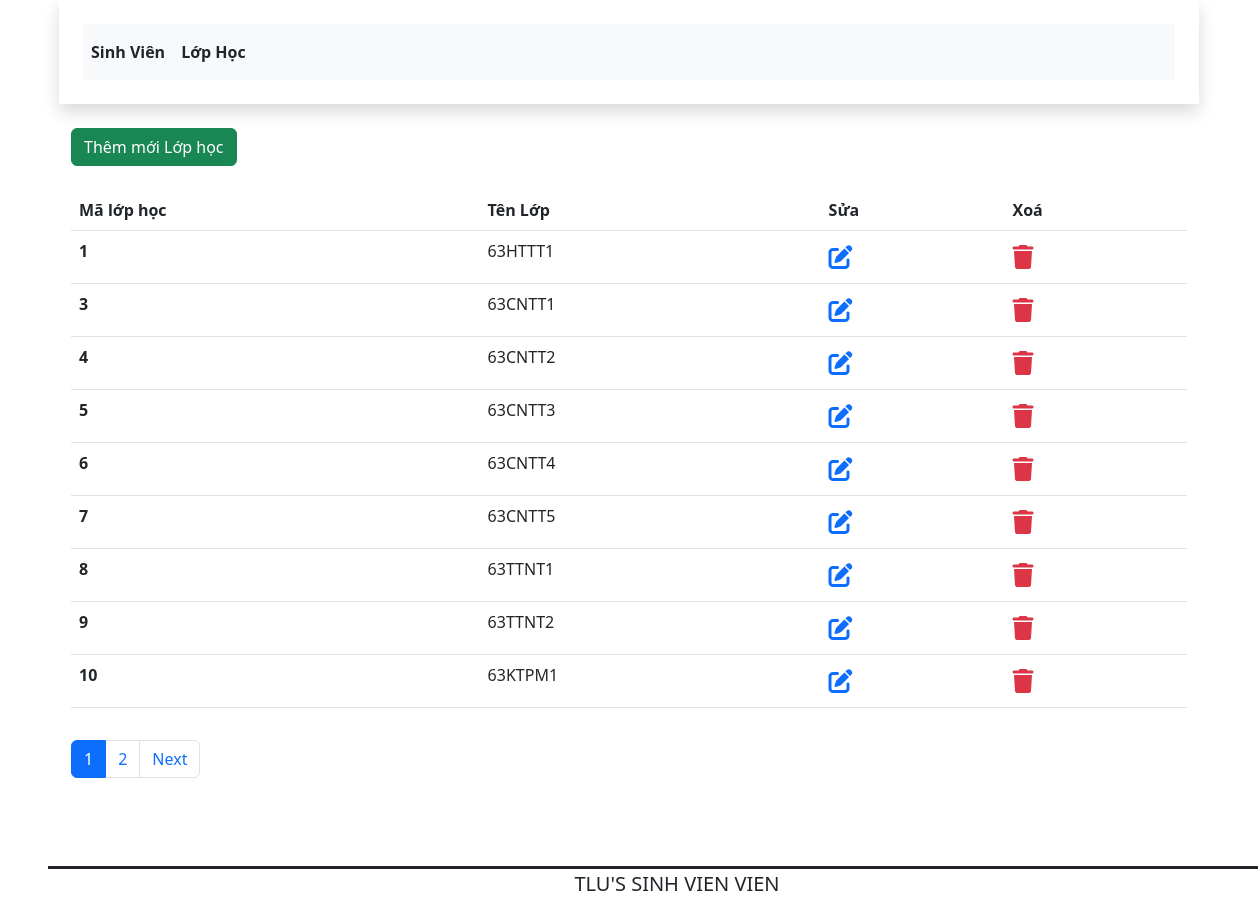
The page / on the database its author committed.
### tables this page shows
CREATE TABLE IF NOT EXISTS `class1` (
  `id` int(11) NOT NULL AUTO_INCREMENT,
  `nameClass1` varchar(255) NOT NULL,
  PRIMARY KEY (`id`)
);

### app/controllers/Class1Controller.php (called while the page is built, shortened)
<?php
require_once APP_ROOT.'/app/services/Class1Service.php';
class Class1Controller {
    public function index() {
        $page = isset($_GET['page'])?$_GET['page'] : 1;
        $class1Service = new Class1Service();
        $classes1 = $class1Service->getByClass1Count($page);
        $total = count($class1Service->getAllClasses1());
        include APP_ROOT.'/app/views/class1/index.php';
    }
}
?>

### app/services/Class1Service.php (called while the page is built, shortened)
<?php
require_once APP_ROOT.'/app/models/Class1.php';
class Class1Service {
    public function getAllClasses1() {
        $dbConnection = new DBConnection();
        $conn = $dbConnection->getConnection();
        if($conn != null){
            $sql = "SELECT * FROM class1 ORDER BY id DESC;";
            $stmt = $conn->prepare($sql);
            $stmt->execute();
            $Classes1 = [];
            while ($row = $stmt->fetch()){
                $Class1 = new Class1($row['id'], $row['nameClass1']);
                $Classes1[] = $Class1;
            }
            return $Classes1;
        } else {
            return $Classes1 = [];
        }
    }
    public function getByClass1Count($key)
    {
        $dbConnection = new DBConnection();
        $conn = $dbConnection->getConnection();
        if ($conn != null) {
            $n = 10 * ($key - 1);
            $sql = "SELECT * FROM class1 LIMIT $n, 9";
            $stmt = $conn->query($sql);
            $stmt->execute();
            $Classes1 = [];
            while ($row = $stmt->fetch()) {
                $Class1 = new Class1($row['id'],$row['nameClass1']);
                $Classes1[] = $Class1;
            }
            return $Classes1;
        } else {
            return $Classes1 = [];
        }
    }
}
?>

### app/models/Class1.php (called while the page is built, shortened)
<?php
class Class1 {
    private $id;
    private $nameClass1;
    public function __construct($id, $nameClass1) {
        $this->id = $id;
        $this->nameClass1 = $nameClass1;
    }
	public function getId() {
		return $this->id;
	}
	public function getNameClass1() {
		return $this->nameClass1;
	}
}
?>

### app/views/class1/index.php (the view, shortened to what this page needs)
<!DOCTYPE html>
<html lang="en">
<head>
    <link rel="stylesheet" href="bootstrap/css/bootstrap.min.css">
    <link rel="stylesheet" href="fontawesome/css/all.min.css">
</head>
<body>
    <header>
        <?php
        include_once(APP_ROOT . '/app/views/layout/header.php')
        ?>
    </header>
    <section>
        <div class="container">
            <div class="row">
                <div class="col-12">
                    <a href="?controller=class1&action=add_class1">
                        <button type="button" class="btn btn-success my-4">Thêm mới Lớp học</button>
                    </a>
                    <table class="table">
                        <thead>
                            <tr>
                                <th scope="col">Mã lớp học</th>
                                <th scope="col">Tên Lớp</th>
                                <th scope="col">Sửa</th>
                                <th scope="col">Xoá</th>
                            </tr>
                        </thead>
                        <tbody>
                            <?php
                            foreach ($classes1 as $class1) {
                            ?>
                                <tr>
                                    <th scope="row"><?php echo $class1->getId(); ?></th>
                                    <td><?php echo $class1->getNameClass1(); ?></td>
                                    <td>
                                        <a class="fs-4 color-primary" href="?controller=class1&action=edit_class1&idSelect=<?php echo $class1->getId(); ?>">
                                            <i class="fa-solid fa-pen-to-square"></i>
                                        </a>
                                    </td>
                                    <td>
                                        <a class="fs-4 color-primary user-delete-link" href="" data-bs-toggle="modal" data-bs-target="#modal<?php echo $class1->getId(); ?>">
                                            <i class="fa-solid fa-trash text-danger"></i>
                                        </a>
                                    </td>
                                </tr>
                            <?php } ?>
                        </tbody>
                    </table>
                </div>
            </div>
        </div>
    </section>
    <aside>
        <div class="container">
            <div class="wrapper mt-3">
                <nav aria-label="Page navigation example">
                    <ul class="pagination">
                        <?php
                        if ($page < $total / 10 || $page + 1 < $total / 10) {
                            for ($i = $page; $i <= $page + 1; $i++) { ?>
                                <li class="page-item <?php echo ($i == $page) ? 'active' : ''; ?>">
                                    <a class="page-link" href="?controller=class1&action=index&page=<?php echo $i; ?>"><?php echo $i; ?></a>
                                </li>
                            <?php
                            }
                        } else { ?>
                            <li class="page-item active">
                                <a class="page-link" href="?controller=class1&action=index&page=<?php echo $page; ?>"><?php echo $page; ?></a>
                            </li>
                        <?php } ?>
                        <?php if ($page < $total / 10) { ?>
                            <li class="page-item"><a class="page-link" href="?controller=class1&action=index&page=<?php echo $page + 1; ?>">Next</a></li>
                        <?php } ?>
                    </ul>
                </nav>
            </div>
        </div>
    </aside>
    <footer>
        <?php require_once APP_ROOT.'/app/views/layout/footer.php'; ?>
    </footer>
</body>
</html>

### rows shown on the page
class1: id "1", nameClass1 "63HTTT1"
class1: id "3", nameClass1 "63CNTT1"
class1: id "4", nameClass1 "63CNTT2"
class1: id "5", nameClass1 "63CNTT3"
class1: id "6", nameClass1 "63CNTT4"
class1: id "7", nameClass1 "63CNTT5"
class1: id "8", nameClass1 "63TTNT1"
class1: id "9", nameClass1 "63TTNT2"
class1: id "10", nameClass1 "63KTPM1"
